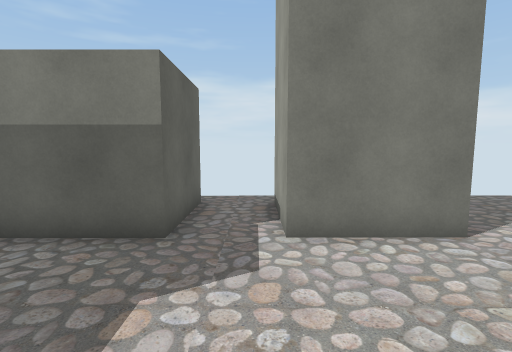
[1] (above)

24 first-person views from a walk through a Unity game level. The camera is 1.5 m above the floor, tilts 6° down and sees 85° across. The floor is counted in squares, 1 m on a side. Each view is taken from the middle of a square. On the plan, view 1 faces up. The plan holds only what a view shows up to about 14 squares ahead; the rest is blank. The place goes on beyond the plan. The player is left out.

[2]
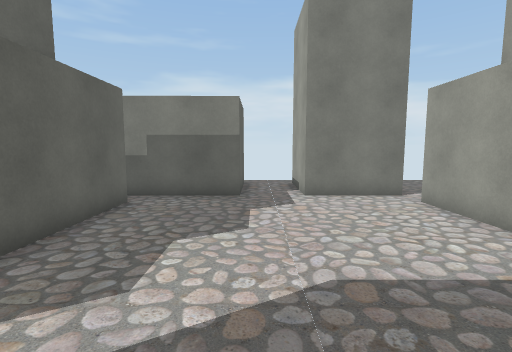

[3]
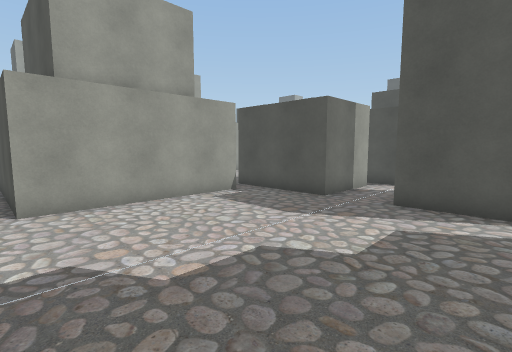

[4]
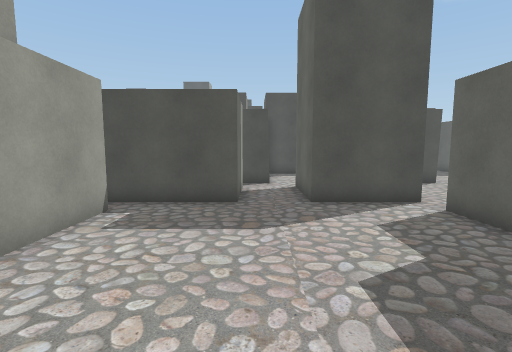

[5]
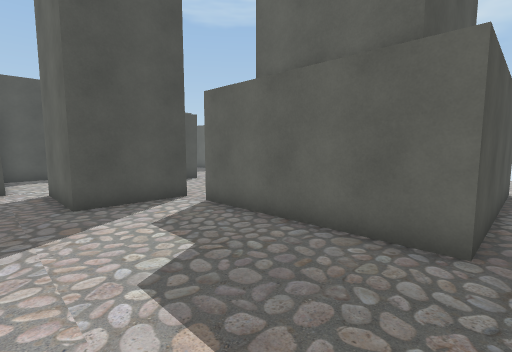

[6]
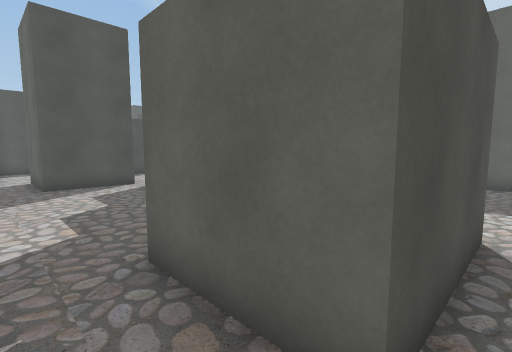

[7]
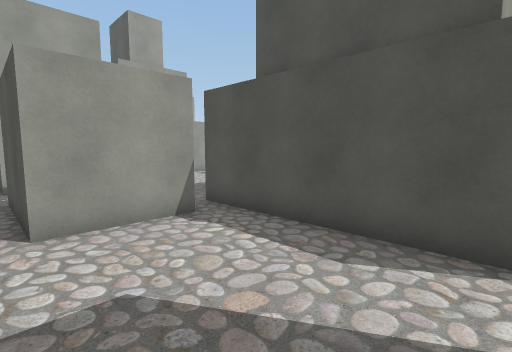

[8]
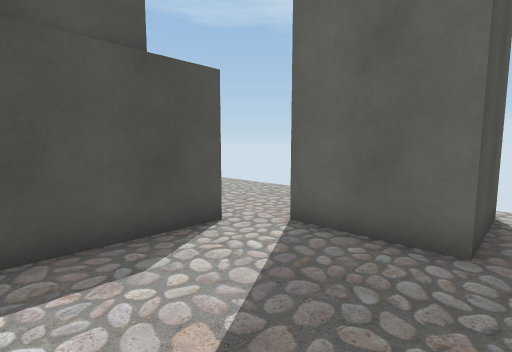

[9]
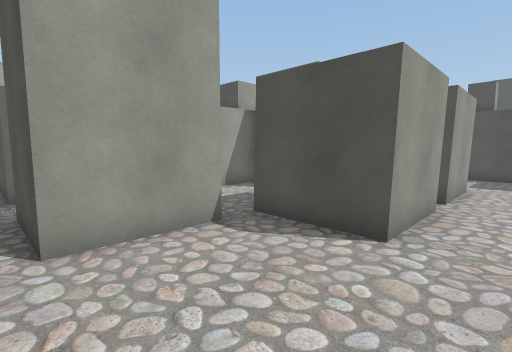

[10]
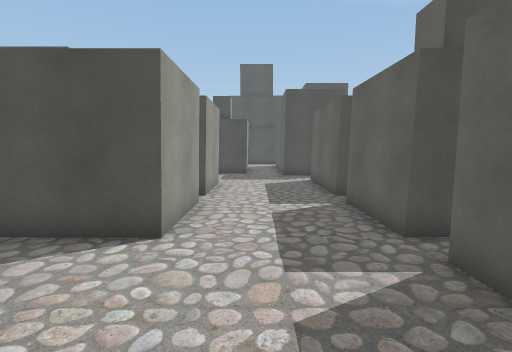

[11]
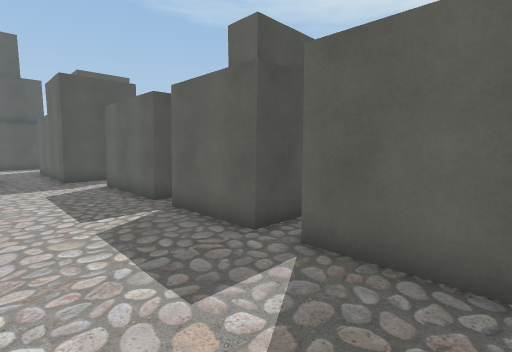

[12]
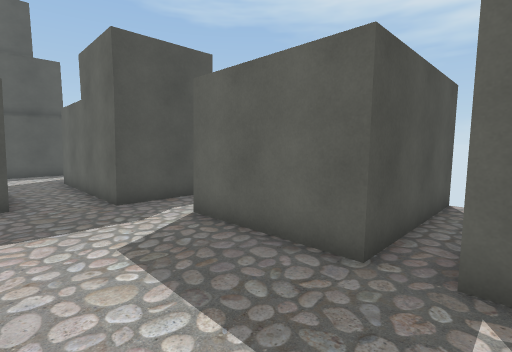

[13]
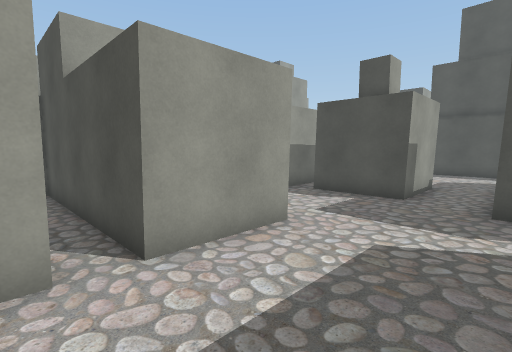

[14]
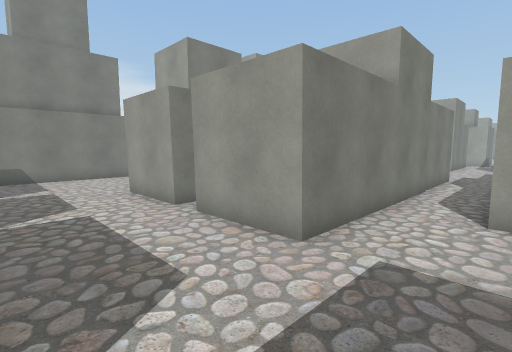

[15]
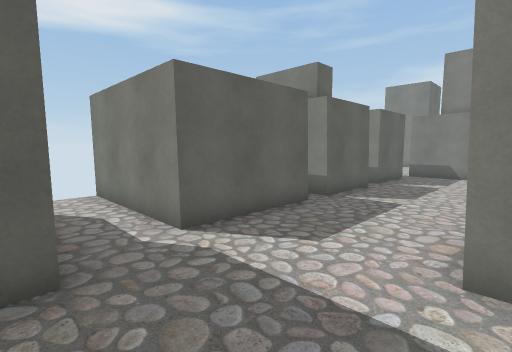

[16]
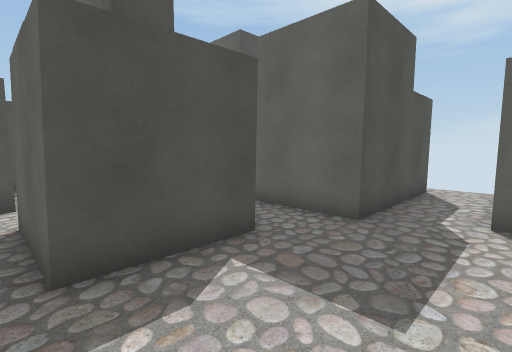

[17]
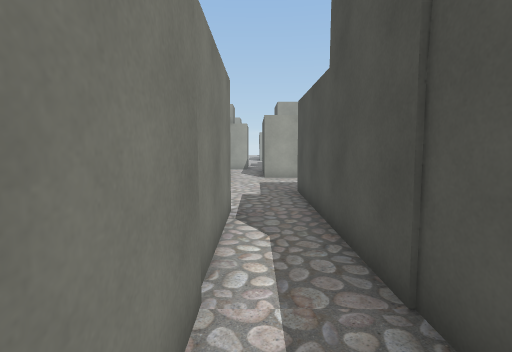

[18]
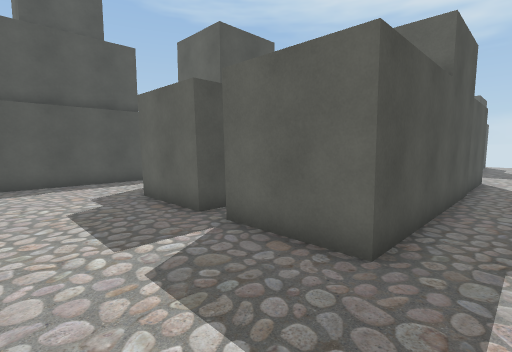

[19]
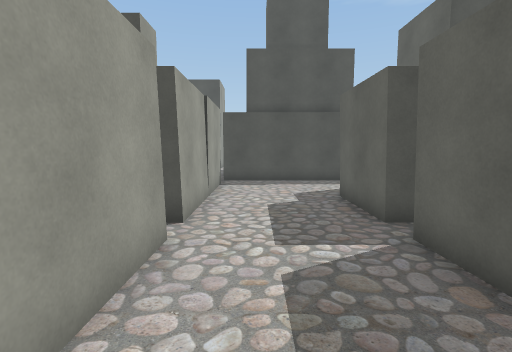

[20]
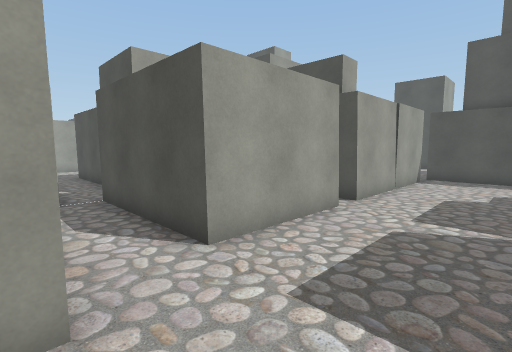

[21]
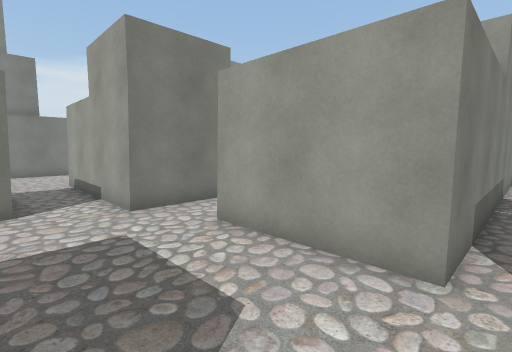

[22]
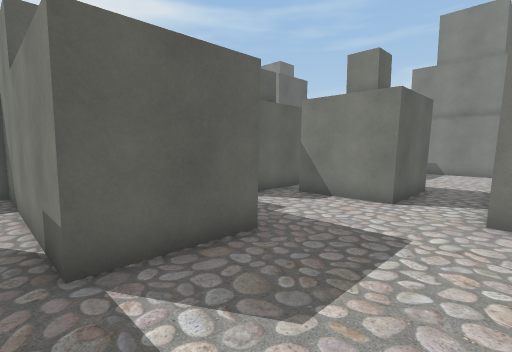

[23]
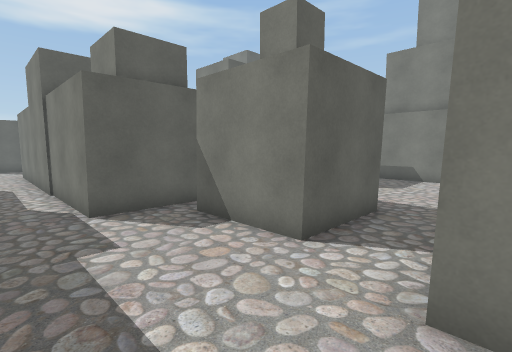

[24]
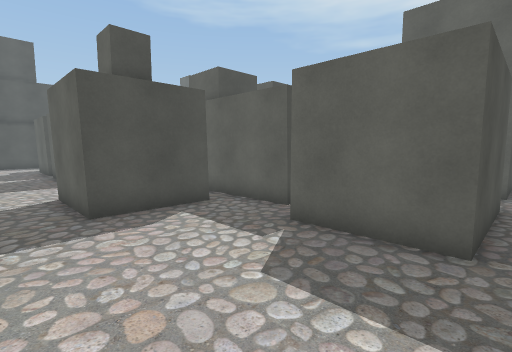

### Floor plan
Points are (right, up) in squares from view 1. A wall is a line through its corners. A room is listed if a view was taken in it or the views show most of it. See-through windows are left out.
Room 1 (views 1, 2, 3, 4, 5, 6)
walls: (2.4, 4.5) (0.5, 4.5) (0.5, 7.5); (-5.5, 3.5) (-4.5, 3.5) (-4.5, -2.5); (-4.5, -3.5) (-1.5, -3.5) (-1.5, -6.5); (3.5, -2.5) (3.5, 3.5); (0.5, -6.5) (0.5, -3.5) (3.5, -3.5); (-5.5, 7.5) (-1.5, 7.5) (-1.5, 4.5) (-5, 4.5); (-0.6, -7.5) (1, -7.5)
ways out: opening at (-5, 4) to room 2; opening at (-5, 8) to room 2; opening at (-5, -3) to room 3; opening at (1, -7) to room 5; opening at (4, -3) to room 5; opening at (-1.5, -7); opening at (3, 4)
Room 2 (views 7, 8)
walls: (-11.6, 3.5) (-5.5, 3.5); (-5.5, 4.4) (-5.5, 7.5); (-15.6, 7.5) (-12.5, 7.5) (-12.5, 4.5)
ways out: opening at (-5, 4) to room 1; opening at (-5, 8) to room 1; opening at (-15, 8); opening at (-12.5, 4)
Room 3 (views 9, 10, 11, 12, 13, 14, 15)
walls: (-7.5, -10.5) (-7.5, -7.5) (-4.4, -7.5); (-5.5, -14.5) (-7.5, -14.5) (-7.5, -11.5); (-12.9, -7.5) (-11.5, -7.5) (-11.5, -10.5) (-12.3, -10.5); (-16.5, -11.5) (-11.5, -11.5) (-11.5, -15.5) (-16.5, -15.5); (-4.5, -6.6) (-4.5, -3.5); (-15.5, -17.5) (-10.5, -17.5) (-10.5, -21.5); (-11.5, -3.5) (-11.5, -6.5) (-12, -6.5); (-8.5, -21.5) (-8.5, -18.5) (-5.5, -18.5) (-5.5, -21.5); (-4.5, -20.1) (-4.5, -16.5); (-5.6, -2.5) (-11.4, -2.5)
ways out: opening at (-5, -3) to room 1; opening at (-4.5, -15.5) to room 4; opening at (-11, -3); opening at (-9.5, -22); opening at (-7, -11); opening at (-5, -22); opening at (-4, -7)
Room 4 (views 16, 17, 18, 19, 20, 21, 22, 23)
walls: (5.6, -20.4) (6.5, -20.4) (6.5, -23.5); (7.5, -12.4) (4.4, -12.4); (3.5, -12.5) (3.5, -14.5) (-5.5, -14.5); (12, -13.4) (9.5, -13.4); (14.5, -19.4) (10.5, -19.4) (10.5, -15.4) (14.5, -15.4); (10.5, -26.5) (10.5, -20.4) (11.1, -20.4); (4.8, -27.4) (10.5, -27.4); (-4.5, -16.5) (6.5, -16.5) (6.5, -19.4) (3.5, -19.4)
ways out: opening at (-4.5, -15.5) to room 3; opening at (4, -12) to room 5; opening at (8.5, -12.5) to room 5; opening at (4, -20)
Room 5 (view 24)
walls: (3.5, -7.4) (3.5, -12.5); (4.4, -9.4) (7.5, -9.4) (7.5, -12.4); (3.5, -3.5) (4.5, -3.5) (4.5, -6.5); (9.5, -2.5) (4.8, -2.5); (9.5, -13.4) (9.5, -7.4)
ways out: opening at (1, -7) to room 1; opening at (4, -3) to room 1; opening at (4, -12) to room 4; opening at (8.5, -12.5) to room 4

Positions as (right, up) in squares from view 1, and headings:
1: (0, 0), facing up
2: (-1, -4), facing up
3: (-4, 4), facing down-right
4: (0, 4), facing down
5: (0, 4), facing down-left
6: (0, 8), facing down-left
7: (-11, 8), facing down-right
8: (-8, 8), facing down-left
9: (-9, -3), facing down-right
10: (-9, -3), facing down
11: (-8, -4), facing down-left
12: (-8, -10), facing down-left
13: (-11, -10), facing down-right
14: (-11, -17), facing up-right
15: (-7, -18), facing up-left
16: (-5, -15), facing down-left
17: (-3, -15), facing right
18: (10, -15), facing down-left
19: (9, -15), facing down
20: (7, -13), facing down-right
21: (7, -20), facing up-right
22: (10, -20), facing up-left
23: (10, -16), facing up-left
24: (9, -3), facing down-left
